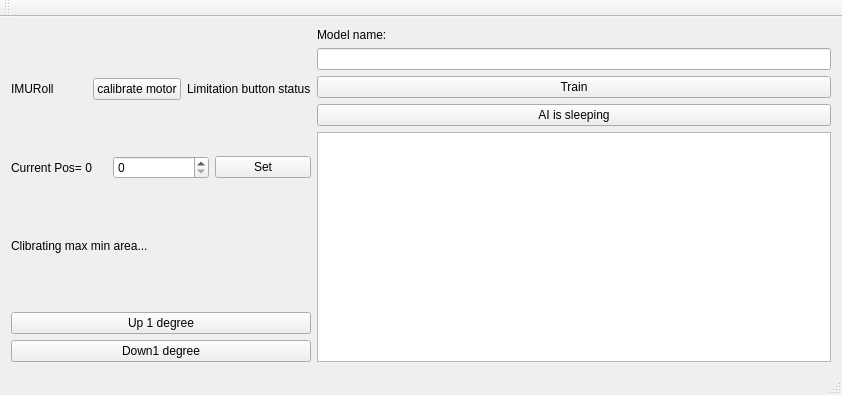
<?xml version="1.0" encoding="UTF-8"?>
<ui version="4.0">
 <class>MainWindow</class>
 <widget class="QMainWindow" name="MainWindow">
  <property name="geometry">
   <rect>
    <x>0</x>
    <y>0</y>
    <width>842</width>
    <height>395</height>
   </rect>
  </property>
  <property name="windowTitle">
   <string>MainWindow</string>
  </property>
  <widget class="QWidget" name="centralWidget">
   <layout class="QHBoxLayout" name="horizontalLayout">
    <item>
     <layout class="QVBoxLayout" name="verticalLayout">
      <item>
       <layout class="QHBoxLayout" name="horizontalLayout_2">
        <item>
         <widget class="QLabel" name="label_imuroll">
          <property name="text">
           <string>IMURoll</string>
          </property>
         </widget>
        </item>
        <item>
         <widget class="QPushButton" name="btn_calimotor">
          <property name="text">
           <string>calibrate motor</string>
          </property>
         </widget>
        </item>
        <item>
         <widget class="QLabel" name="label_limitbtn">
          <property name="text">
           <string>Limitation button status</string>
          </property>
         </widget>
        </item>
       </layout>
      </item>
      <item>
       <layout class="QHBoxLayout" name="horizontalLayout_3">
        <item>
         <widget class="QLabel" name="label_enc_pos">
          <property name="text">
           <string>Current Pos= 0</string>
          </property>
         </widget>
        </item>
        <item>
         <widget class="QSpinBox" name="spinBox">
          <property name="minimumSize">
           <size>
            <width>80</width>
            <height>0</height>
           </size>
          </property>
         </widget>
        </item>
        <item>
         <widget class="QPushButton" name="btn_manual_setpos">
          <property name="text">
           <string>Set</string>
          </property>
         </widget>
        </item>
       </layout>
      </item>
      <item>
       <widget class="QLabel" name="label_pos_limitation">
        <property name="minimumSize">
         <size>
          <width>300</width>
          <height>0</height>
         </size>
        </property>
        <property name="text">
         <string>Clibrating max min area...</string>
        </property>
       </widget>
      </item>
      <item>
       <widget class="QPushButton" name="btn_up">
        <property name="text">
         <string>Up 1 degree</string>
        </property>
       </widget>
      </item>
      <item>
       <widget class="QPushButton" name="btn_down">
        <property name="text">
         <string>Down1 degree</string>
        </property>
       </widget>
      </item>
     </layout>
    </item>
    <item>
     <layout class="QVBoxLayout" name="verticalLayout_2">
      <item>
       <widget class="QLabel" name="label">
        <property name="text">
         <string>Model name:</string>
        </property>
       </widget>
      </item>
      <item>
       <widget class="QLineEdit" name="line_person_name"/>
      </item>
      <item>
       <widget class="QPushButton" name="btn_train">
        <property name="text">
         <string>Train</string>
        </property>
       </widget>
      </item>
      <item>
       <widget class="QPushButton" name="btn_AIassistant">
        <property name="text">
         <string>AI is sleeping</string>
        </property>
       </widget>
      </item>
      <item>
       <widget class="QTextBrowser" name="textBrowser"/>
      </item>
     </layout>
    </item>
   </layout>
  </widget>
  <widget class="QMenuBar" name="menuBar">
   <property name="geometry">
    <rect>
     <x>0</x>
     <y>0</y>
     <width>842</width>
     <height>34</height>
    </rect>
   </property>
  </widget>
  <widget class="QToolBar" name="mainToolBar">
   <attribute name="toolBarArea">
    <enum>TopToolBarArea</enum>
   </attribute>
   <attribute name="toolBarBreak">
    <bool>false</bool>
   </attribute>
  </widget>
  <widget class="QStatusBar" name="statusBar"/>
 </widget>
 <layoutdefault spacing="6" margin="11"/>
 <resources/>
 <connections/>
</ui>
